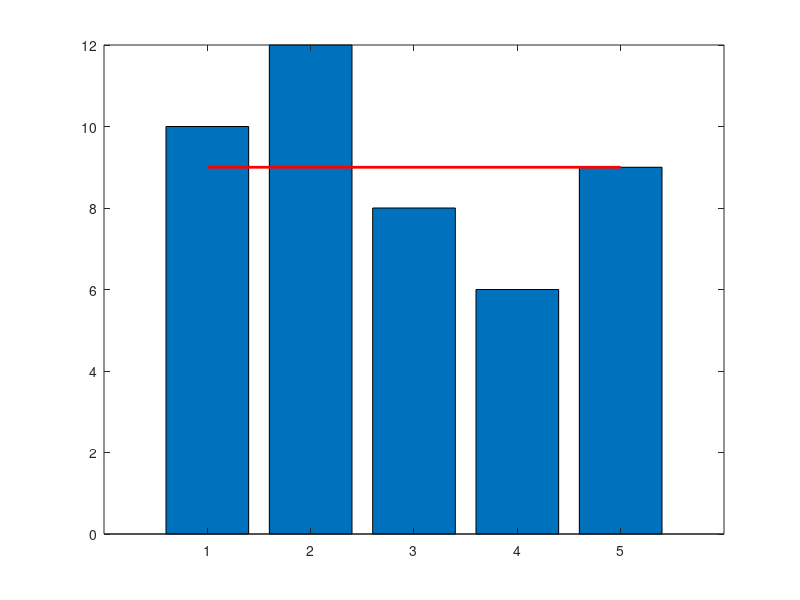

The MATLAB script that drew this image:
%openExample('images/DrawLinesAroundBrightAndDarkCirclesInImageExample')
% openExample('map/FindIntersectionPointsBetweenRectangleAndPolylineExample')
% syms h r p x y u v ;

% s = @(u,v) 0.5-0.5/9.81*v;
% funx = @(u,v) s(u,v).*cos(u);
% funy = @(u,v) s(u,v).*sin(u);
% funz = @(u,v) v;
% fsurf(funx,funy,funz,[0 2*pi 0 1.4]) 

% xagv = [-0.4 -0.4  -0.4  ; 0.4  -0.4 0.4;  0.4  -0.4  0.4; -0.4   -0.4 -0.4];
% yagv = [-0.4 0.4 -0.4  ; -0.4    0.4 -0.4; -0.4 -0.4  0.4; -0.4   -0.4 0.4];
% zagv = [  0    0    0  ;  0     -0.4    0; -0.4 -0.4 0; -0.4     0   0];
% c = [2 2 2; 3 3 0; 2 2 2; 0 0 3];
% fill3(xagv,yagv,zagv,c)

% Eliminate the goods in WS
% str1 = 'ABCDABAAAA';
% storage = find(str1 == 'A');
% str1(storage) =['_']

% Random storage and dumming into WS - runs every 60s
% operators = 65:68; % ASCII character A B C D
% operators = [65,68];
% indexes = randi(length(operators), 1, size(storage,2));
% s = char(operators(indexes));
% d = cat(2,str1,s);
% a = find(str1 == '_');
% str1(a) = char(randi(operators,1,size(a,2)));


% Adding number for podst
% c = [];
% d = [];
% b = transpose(1:1:80);
% for i= 1:28
%     a = i*ones(80,1);
%     c = cat(1,c,a);
%     d = cat(1,d,b);
% end    

% Test continue function 
% a = [ 1 1 1 ; 3 4 5 ; 6 7 8 ];
% d(1,:) = find(a == 4);
% [b,c] = find(a == 4);
% e = [b,c];

% for i = 1:14
%    agvArray(1,i) = agvClass(1,1,0,i);
% end    

% a = [ 2 , 1 , 3 ,4 ; 1 , 2 , 4 ,3; 2 ,2 ,5 ,6 ; 3,4,2,1];
% b = [ 2, 1];
% c = [ 3 ,4 ];
% % check current road
% d = find(a(:,1)==b(1,1) & a(:,2)==b(1,2) & a(:,3)==c(1,1) & a(:,4)==c(1,2),10);
% e = find(a(:,1)==c(1,1) & a(:,2)==c(1,2) & a(:,3)==b(1,1) & a(:,4)==b(1,2),10);
% f = cat(1,d,e); % append into column matrix
% % take out the time_window frame.
% current_a = a(f,:);


% a= [5,5];
% neighbor = [ 0 -1; -1 0 ; 1 0 ;0 1 ];
% for i = 1:4
%     b(i,1) =  a(1,1) + neighbor(i,1);
%     b(i,2) =  a(1,2) + neighbor(i,2);
% end   


a = [ 10 12 8 6 9 ];
bar(a);
line([1 size(a,2)], [mean(a) mean(a)],'Color','r','LineWidth',2);


